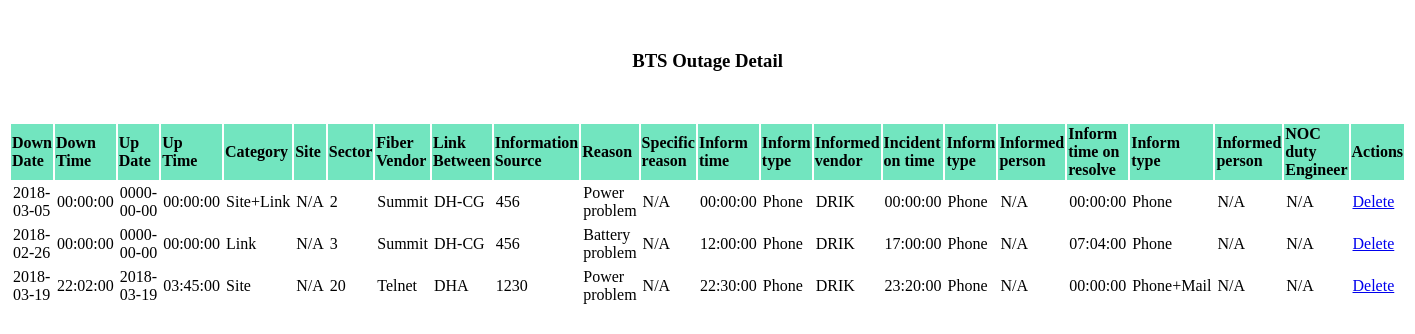
Page /add/detail.php on the committed database.
### tables this page shows
CREATE TABLE IF NOT EXISTS `info` (
  `id` int(255) NOT NULL,
  `down_Date` date NOT NULL,
  `down_Time` time NOT NULL,
  `up_Date` date NOT NULL,
  `up_Time` time NOT NULL,
  `category` varchar(255) NOT NULL,
  `site` varchar(255) NOT NULL,
  `sector` varchar(255) NOT NULL,
  `fiber_Vendor` varchar(255) NOT NULL,
  `link_Between` varchar(255) NOT NULL,
  `information_Source` varchar(255) NOT NULL,
  `reason` varchar(255) NOT NULL,
  `specific_reason` varchar(255) NOT NULL,
  `inform_time` time NOT NULL,
  `inform_type` varchar(255) NOT NULL,
  `informed_Vendor` varchar(255) NOT NULL,
  `incident_Time` time NOT NULL,
  `informOfType` varchar(255) NOT NULL,
  `informed_Person` varchar(255) NOT NULL,
  `inform_TimeonResolve` time NOT NULL,
  `Type_Of_inform` varchar(255) NOT NULL,
  `informedToPerson` varchar(255) NOT NULL,
  `noc_DutyEngineer` varchar(255) NOT NULL
);

### add/server.php (called while the page is built, shortened)
<?php
$conn = mysqli_connect('localhost','root','','qubee');
$result = mysqli_query($conn,"select * from info");
?>

### add/detail.php (the view, shortened to what this page needs)
<?php include('server.php');
?>
<!Doctype html>
<html>
<head>
	<link rel="stylesheet" type="text/css" href="style.css">
</head>
<body>
<h3 align="center">BTS Outage Detail</h3>
	<table>
		<thead>
			<tr>
				<th bgcolor="#72e5bf">Down Date</th>
				<th bgcolor="#72e5bf">Down Time</th>
				<th bgcolor="#72e5bf">Up Date</th>
				<th bgcolor="#72e5bf">Up Time</th>
				<th bgcolor="#72e5bf">Category</th>
				<th bgcolor="#72e5bf">Site</th>
				<th bgcolor="#72e5bf">Sector</th>
				<th bgcolor="#72e5bf">Fiber Vendor</th>
				<th bgcolor="#72e5bf">Link Between</th>
				<th bgcolor="#72e5bf">Information Source</th>
				<th bgcolor="#72e5bf">Reason</th>
				<th bgcolor="#72e5bf">Specific reason</th>
				<th bgcolor="#72e5bf">Inform time</th>
				<th bgcolor="#72e5bf">Inform type</th>
				<th bgcolor="#72e5bf">Informed vendor</th>
				<th bgcolor="#72e5bf">Incident on time</th>
				<th bgcolor="#72e5bf">Inform type</th>
				<th bgcolor="#72e5bf">Informed person</th>
				<th bgcolor="#72e5bf">Inform time on resolve</th>
				<th bgcolor="#72e5bf">Inform type</th>
				<th bgcolor="#72e5bf">Informed person</th>
				<th bgcolor="#72e5bf">NOC duty Engineer</th>
				<th bgcolor="#72e5bf">Actions</th>
			</tr>
		</thead>
	<tbody>
	<?php
while ($row = mysqli_fetch_array($result)){ ?>
		<tr>
			<td><?php echo $row['down_Date'];?></td>
			<td><?php echo $row['down_Time']; ?></td>
			<td><?php echo $row['up_Date']; ?></td>
			<td><?php echo $row['up_Time']; ?></td>
			<td><?php echo $row['category'];?></td>
			<td><?php echo $row['site']; ?></td>
			<td><?php echo $row['sector']; ?></td>
			<td><?php echo $row['fiber_Vendor']; ?></td>
			<td><?php echo $row['link_Between']; ?></td>
			<td><?php echo $row['information_Source']; ?></td>
			<td><?php echo $row['reason']; ?></td>
			<td><?php echo $row['specific_reason']; ?></td>
			<td><?php echo $row['inform_time']; ?></td>
			<td><?php echo $row['inform_type']; ?></td>
			<td><?php echo $row['informed_Vendor']; ?></td>
			<td><?php echo $row['incident_Time']; ?></td>
			<td><?php echo $row['informOfType']; ?></td>
			<td><?php echo $row['informed_Person']; ?></td>
			<td><?php echo $row['inform_TimeonResolve']; ?></td>
			<td><?php echo $row['Type_Of_inform']; ?></td>
			<td><?php echo $row['informedToPerson']; ?></td>
			<td><?php echo $row['noc_DutyEngineer']; ?></td>
			<td>
				<a href="detail.php?del=<?php echo $row['id'] ;?>">Delete</a>
			</td>
  <?php
	}
   ?>
	</tbody>
	</table>
	</body>
	</html>

### add/style.css (style rules this page uses)
h3 { text-align:center; margin:50px; }
table { width:50%; margin:30px auto; text-align:left; }
tr { border-bottom:1px solid #cbcbcb; }
td { border:black; height:30px; padding:2px; }

### rows in the picture
info: down_Date "2018-03-05", down_Time "00:00:00", up_Date "0000-00-00", up_Time "00:00:00", category "Site+Link", site "N/A", sector "2", fiber_Vendor "Summit", link_Between "DH-CG", information_Source "456", reason "Power problem", specific_reason "N/A", inform_time "00:00:00", inform_type "Phone", informed_Vendor "DRIK", incident_Time "00:00:00", informOfType "Phone", informed_Person "N/A", inform_TimeonResolve "00:00:00", Type_Of_inform "Phone", informedToPerson "N/A", noc_DutyEngineer "N/A"
info: down_Date "2018-02-26", down_Time "00:00:00", up_Date "0000-00-00", up_Time "00:00:00", category "Link", site "N/A", sector "3", fiber_Vendor "Summit", link_Between "DH-CG", information_Source "456", reason "Battery problem", specific_reason "N/A", inform_time "12:00:00", inform_type "Phone", informed_Vendor "DRIK", incident_Time "17:00:00", informOfType "Phone", informed_Person "N/A", inform_TimeonResolve "07:04:00", Type_Of_inform "Phone", informedToPerson "N/A", noc_DutyEngineer "N/A"
info: down_Date "2018-03-19", down_Time "22:02:00", up_Date "2018-03-19", up_Time "03:45:00", category "Site", site "N/A", sector "20", fiber_Vendor "Telnet", link_Between "DHA", information_Source "1230", reason "Power problem", specific_reason "N/A", inform_time "22:30:00", inform_type "Phone", informed_Vendor "DRIK", incident_Time "23:20:00", informOfType "Phone", informed_Person "N/A", inform_TimeonResolve "00:00:00", Type_Of_inform "Phone+Mail", informedToPerson "N/A", noc_DutyEngineer "N/A"
